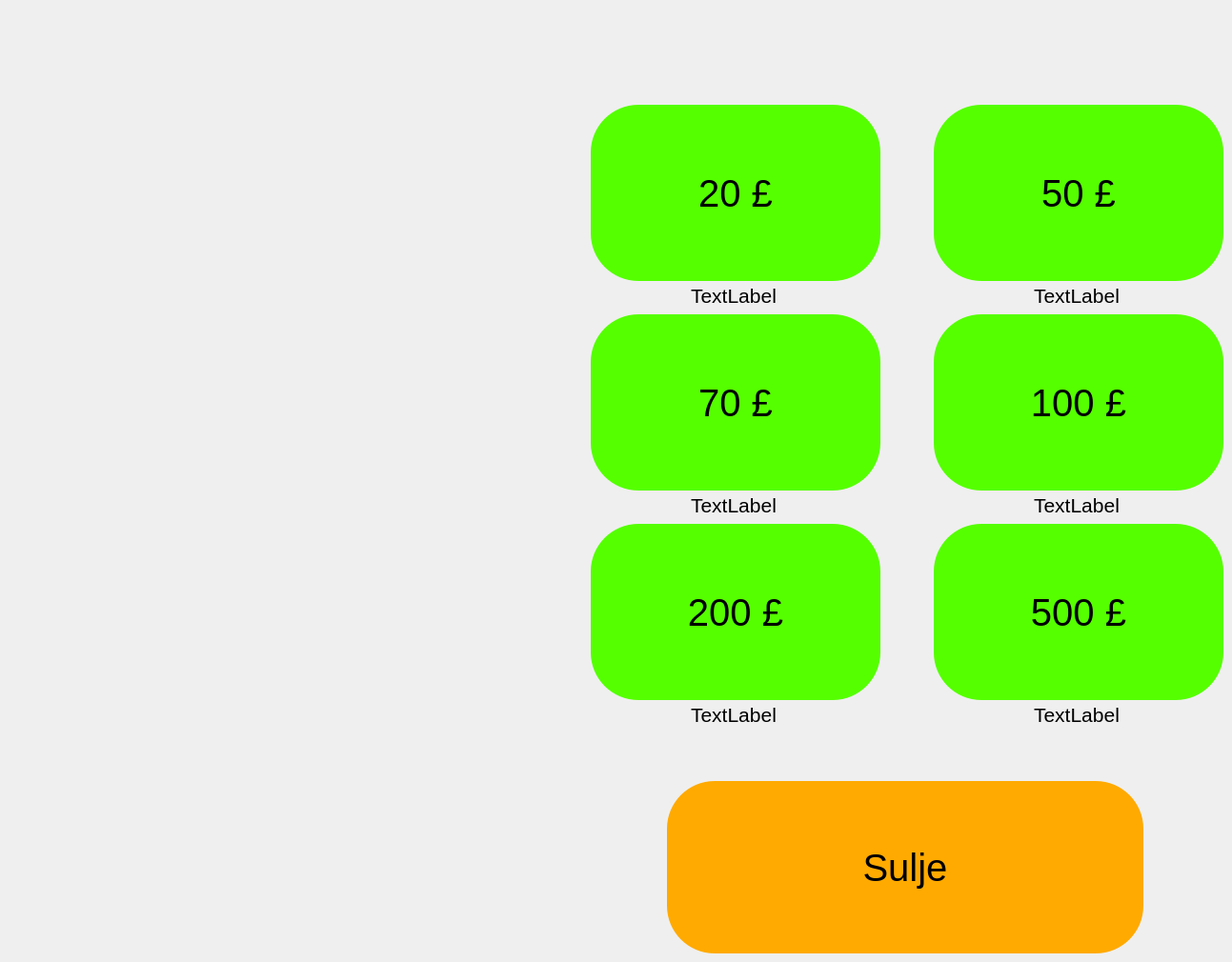
      <widget class="QWidget" name="page_8">
       <widget class="QPushButton" name="pushButtonBack_8">
        <property name="geometry">
         <rect>
          <x>700</x>
          <y>820</y>
          <width>500</width>
          <height>181</height>
         </rect>
        </property>
        <property name="font">
         <font>
          <pointsize>30</pointsize>
         </font>
        </property>
        <property name="styleSheet">
         <string notr="true">background-color: rgb(255, 170, 0);
border-radius:50px;</string>
        </property>
        <property name="text">
         <string>Sulje</string>
        </property>
       </widget>
       <widget class="QPushButton" name="pushButtonGBP_20">
        <property name="geometry">
         <rect>
          <x>620</x>
          <y>110</y>
          <width>304</width>
          <height>185</height>
         </rect>
        </property>
        <property name="font">
         <font>
          <pointsize>30</pointsize>
         </font>
        </property>
        <property name="styleSheet">
         <string notr="true">background-color:rgb(85, 255, 0);
border-radius: 50px;
min-height: 181px;
min-width: 300px;</string>
        </property>
        <property name="text">
         <string>20 £</string>
        </property>
       </widget>
       <widget class="QPushButton" name="pushButtonGBP_50">
        <property name="geometry">
         <rect>
          <x>980</x>
          <y>110</y>
          <width>304</width>
          <height>185</height>
         </rect>
        </property>
        <property name="font">
         <font>
          <pointsize>30</pointsize>
         </font>
        </property>
        <property name="styleSheet">
         <string notr="true">background-color:rgb(85, 255, 0);
border-radius: 50px;
min-height: 181px;
min-width: 300px;</string>
        </property>
        <property name="text">
         <string>50 £</string>
        </property>
       </widget>
       <widget class="QPushButton" name="pushButtonGBP_100">
        <property name="geometry">
         <rect>
          <x>980</x>
          <y>330</y>
          <width>304</width>
          <height>185</height>
         </rect>
        </property>
        <property name="font">
         <font>
          <pointsize>30</pointsize>
         </font>
        </property>
        <property name="styleSheet">
         <string notr="true">background-color:rgb(85, 255, 0);
border-radius: 50px;
min-height: 181px;
min-width: 300px;</string>
        </property>
        <property name="text">
         <string>100 £</string>
        </property>
       </widget>
       <widget class="QPushButton" name="pushButtonGBP_500">
        <property name="geometry">
         <rect>
          <x>980</x>
          <y>550</y>
          <width>304</width>
          <height>185</height>
         </rect>
        </property>
        <property name="font">
         <font>
          <pointsize>30</pointsize>
         </font>
        </property>
        <property name="styleSheet">
         <string notr="true">background-color:rgb(85, 255, 0);
border-radius: 50px;
min-height: 181px;
min-width: 300px;</string>
        </property>
        <property name="text">
         <string>500 £</string>
        </property>
       </widget>
       <widget class="QPushButton" name="pushButtonGBP_200">
        <property name="geometry">
         <rect>
          <x>620</x>
          <y>550</y>
          <width>304</width>
          <height>185</height>
         </rect>
        </property>
        <property name="font">
         <font>
          <pointsize>30</pointsize>
         </font>
        </property>
        <property name="styleSheet">
         <string notr="true">background-color:rgb(85, 255, 0);
border-radius: 50px;
min-height: 181px;
min-width: 300px;</string>
        </property>
        <property name="text">
         <string>200 £</string>
        </property>
       </widget>
       <widget class="QPushButton" name="pushButtonGBP_70">
        <property name="geometry">
         <rect>
          <x>620</x>
          <y>330</y>
          <width>304</width>
          <height>185</height>
         </rect>
        </property>
        <property name="font">
         <font>
          <pointsize>30</pointsize>
         </font>
        </property>
        <property name="styleSheet">
         <string notr="true">background-color:rgb(85, 255, 0);
border-radius: 50px;
min-height: 181px;
min-width: 300px;</string>
        </property>
        <property name="text">
         <string>70 £</string>
        </property>
       </widget>
       <widget class="QLabel" name="label_20_GBP">
        <property name="geometry">
         <rect>
          <x>620</x>
          <y>300</y>
          <width>300</width>
          <height>21</height>
         </rect>
        </property>
        <property name="font">
         <font>
          <pointsize>16</pointsize>
         </font>
        </property>
        <property name="text">
         <string>TextLabel</string>
        </property>
        <property name="alignment">
         <set>Qt::AlignCenter</set>
        </property>
       </widget>
       <widget class="QLabel" name="label_50_GBP">
        <property name="geometry">
         <rect>
          <x>980</x>
          <y>300</y>
          <width>300</width>
          <height>21</height>
         </rect>
        </property>
        <property name="font">
         <font>
          <pointsize>16</pointsize>
         </font>
        </property>
        <property name="text">
         <string>TextLabel</string>
        </property>
        <property name="alignment">
         <set>Qt::AlignCenter</set>
        </property>
       </widget>
       <widget class="QLabel" name="label_70_GBP">
        <property name="geometry">
         <rect>
          <x>620</x>
          <y>520</y>
          <width>300</width>
          <height>21</height>
         </rect>
        </property>
        <property name="font">
         <font>
          <pointsize>16</pointsize>
         </font>
        </property>
        <property name="text">
         <string>TextLabel</string>
        </property>
        <property name="alignment">
         <set>Qt::AlignCenter</set>
        </property>
       </widget>
       <widget class="QLabel" name="label_100_GBP">
        <property name="geometry">
         <rect>
          <x>980</x>
          <y>520</y>
          <width>300</width>
          <height>21</height>
         </rect>
        </property>
        <property name="font">
         <font>
          <pointsize>16</pointsize>
         </font>
        </property>
        <property name="text">
         <string>TextLabel</string>
        </property>
        <property name="alignment">
         <set>Qt::AlignCenter</set>
        </property>
       </widget>
       <widget class="QLabel" name="label_200_GBP">
        <property name="geometry">
         <rect>
          <x>620</x>
          <y>740</y>
          <width>300</width>
          <height>21</height>
         </rect>
        </property>
        <property name="font">
         <font>
          <pointsize>16</pointsize>
         </font>
        </property>
        <property name="text">
         <string>TextLabel</string>
        </property>
        <property name="alignment">
         <set>Qt::AlignCenter</set>
        </property>
       </widget>
       <widget class="QLabel" name="label_500_GBP">
        <property name="geometry">
         <rect>
          <x>980</x>
          <y>740</y>
          <width>300</width>
          <height>21</height>
         </rect>
        </property>
        <property name="font">
         <font>
          <pointsize>16</pointsize>
         </font>
        </property>
        <property name="text">
         <string>TextLabel</string>
        </property>
        <property name="alignment">
         <set>Qt::AlignCenter</set>
        </property>
       </widget>
      </widget>
